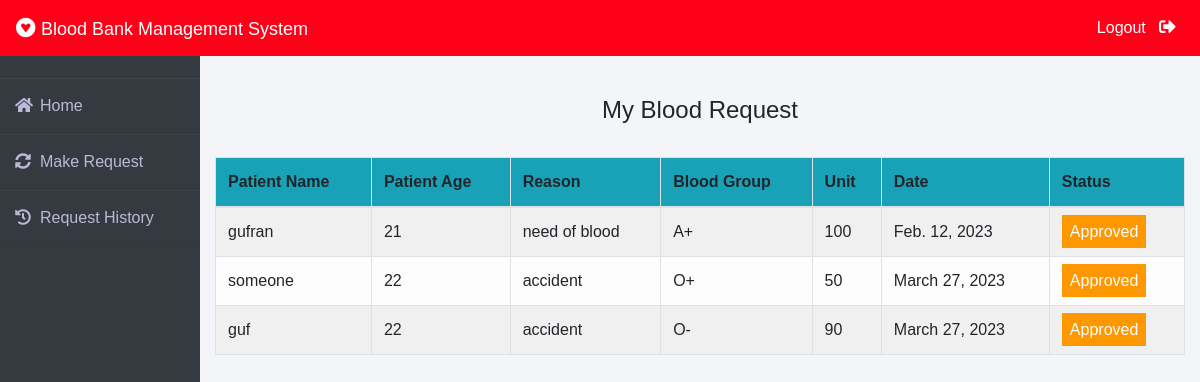
/patient/my-request (signed in), run on the app's committed database.
### blood/models.py (models this page shows, shortened)
class BloodRequest(models.Model):
    request_by_patient=models.ForeignKey(pmodels.Patient,null=True,on_delete=models.CASCADE)
    request_by_donor=models.ForeignKey(dmodels.Donor,null=True,on_delete=models.CASCADE)
    patient_name=models.CharField(max_length=30)
    patient_age=models.PositiveIntegerField()
    reason=models.CharField(max_length=500)
    bloodgroup=models.CharField(max_length=10)
    unit=models.PositiveIntegerField(default=0)
    status=models.CharField(max_length=20,default="Pending")
    date=models.DateField(auto_now=True)

### patient/views.py (the view)
# urls.py: path('my-request', views.my_request_view,name='my-request'),
def my_request_view(request):
    patient= models.Patient.objects.get(user_id=request.user.id)
    blood_request=bmodels.BloodRequest.objects.all().filter(request_by_patient=patient)
    return render(request,'patient/my_request.html',{'blood_request':blood_request})

### templates/patient/my_request.html (shortened to what this page needs)
{% extends 'patient/patientbase.html' %}
{% block content %}
{% load widget_tweaks %}
{%load static%}
<head>
   </head>
<br><br>
<div class="container">
    <H4 class="text-center">My Blood Request</H4><br>
    <table class="table table-light table-hover table-bordered table-striped">
        <thead class="bg-info">
            <tr>
                <th scope="col">Patient Name</th>
                <th scope="col">Patient Age</th>
                <th scope="col">Reason</th>
                <th scope="col">Blood Group</th>
                <th scope="col">Unit</th>
                <th scope="col">Date</th>
                <th scope="col">Status</th>
            </tr>
        </thead>
        <tbody>
            {% for t in blood_request %}
            <tr>
                <td> {{t.patient_name}}</td>
                <td>{{t.patient_age}}</td>
                <td>{{t.reason}}</td>
                <td>{{t.bloodgroup}}</td>
                <td>{{t.unit}}</td>
                <td>{{t.date}}</td>
                {% if t.status == 'Approved' %}
                <td><span class="label warning"> Approved</span></td>
                {% elif t.status == 'Rejected' %}
                <td><span class="label success">Rejected</span></td>
                {% else %}
                <td><span style="color: white;margin-left: 0px;" class="label info">Pending</span></td>
                {% endif %}
            </tr>
            {% endfor %}
        </tbody>
    </table>
</div>
{% endblock content %}

### templates/patient/patientbase.html (style rules this page uses)
* { margin: 0; padding: 0; box-sizing: border-box; list-style: none; text-decoration: none; font-family: 'Josefin Sans', sans-serif; }
body { background-color: #f3f5f9; }

### templates/patient/my_request.html (style rules this page uses)
.label { color: white; padding: 8px; }
.warning { background-color: #ff9800; }

### data on the page
BloodRequest: patient_name "gufran", patient_age "21", reason "need of blood", bloodgroup "A+", unit "100", date "Feb. 12, 2023", status "Approved"
BloodRequest: patient_name "someone", patient_age "22", reason "accident", bloodgroup "O+", unit "50", date "March 27, 2023", status "Approved"
BloodRequest: patient_name "guf", patient_age "22", reason "accident", bloodgroup "O-", unit "90", date "March 27, 2023", status "Approved"
